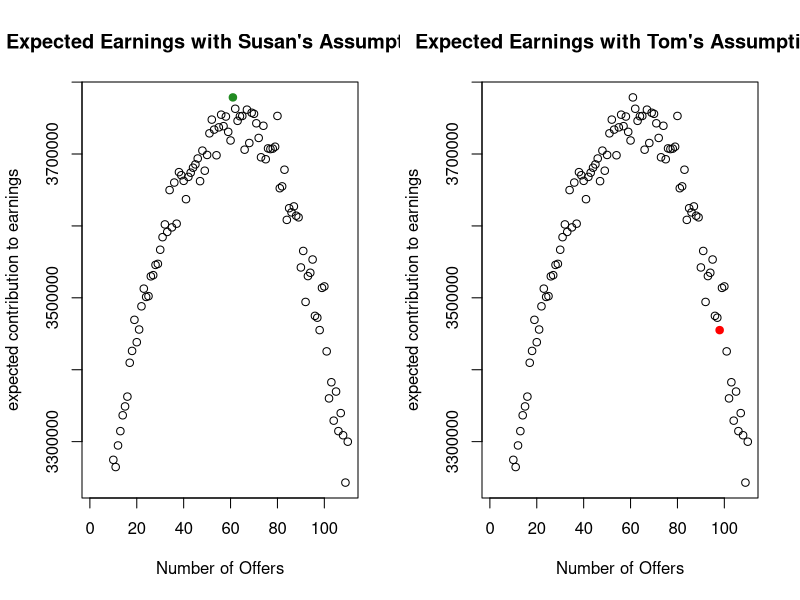
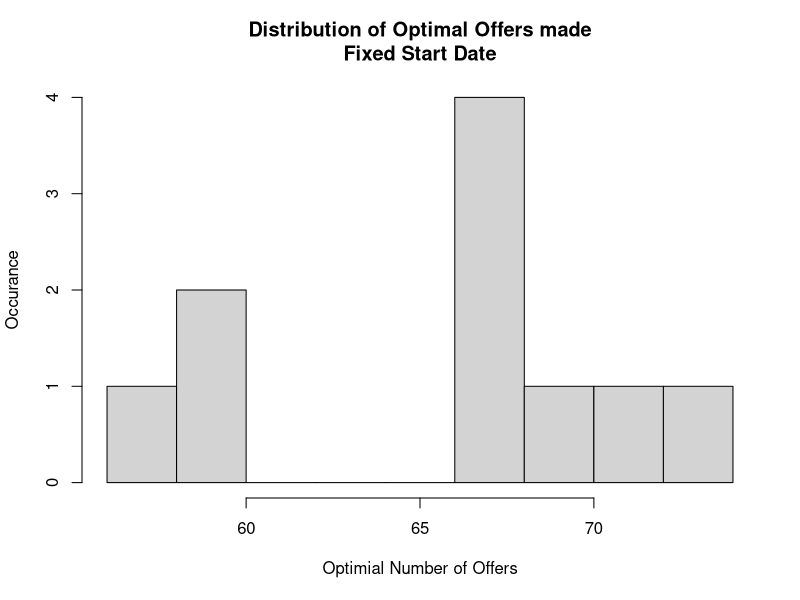
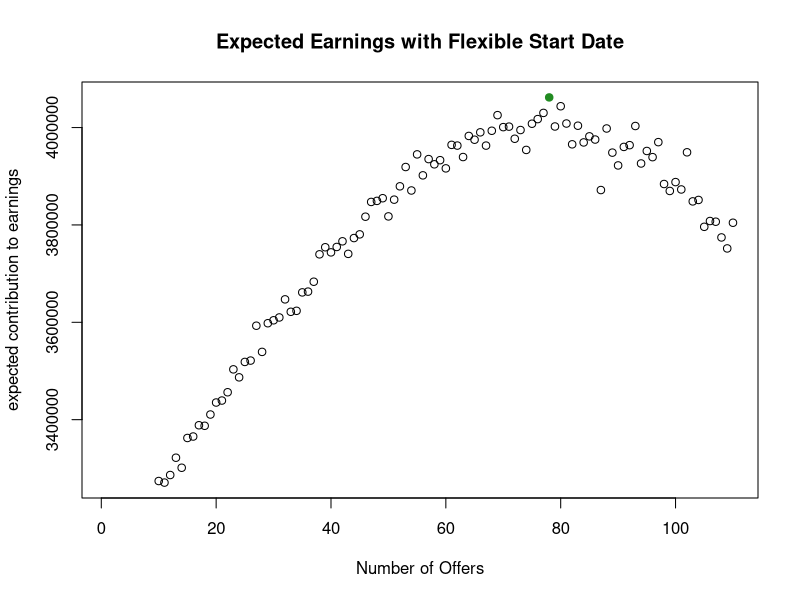
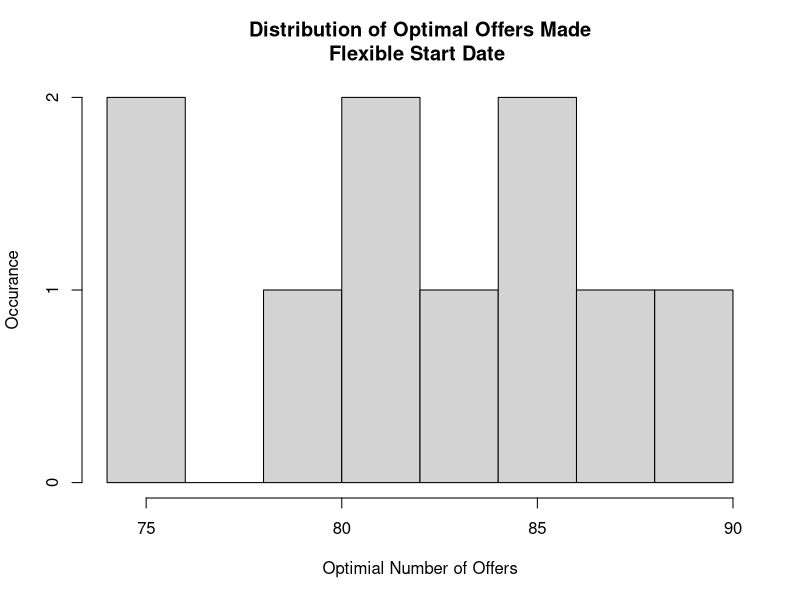
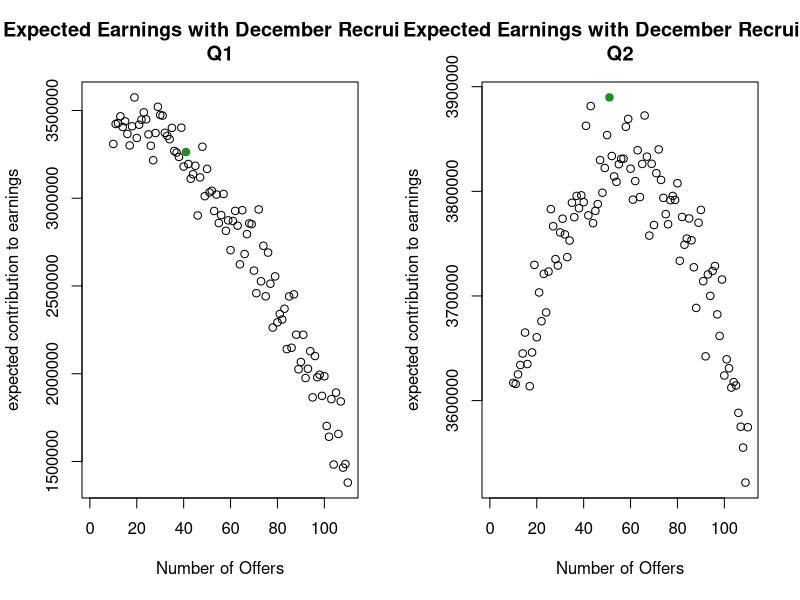

These figures' R source, in order: (Note: this script raises an error after producing the figures.)
#############################################
#### Susan's Model for Fixed Start Date ##### 
#############################################
contributions = function(q){
  offersmade = q
  new_analyst = rbinom(1,offersmade, .7)
  retention = c(runif(1,.90,1),runif(4,.95,1),runif(1,.8,1),runif(3,.9,1),runif(1,.8,1),runif(3,.9,1),runif(2,.95,1))
  new_analyst1 = c(0,0,new_analyst,0,0,0,0,0,0,0,0,0,0,0,0)
  demand_hist = c(105,95,75,70,70,110,105,90,65,80,90,120,105,95,75)
  unexpected = rnorm(1, mean = 0, sd = 0.05)
  noise = rnorm(15, mean = 0, sd = 0.1)
  actual = c()
  for(i in 1:15){
    actual[i] = demand_hist[i]*(1+unexpected)*(1+noise[i])
  }
  analyst_next = c(63)
  for(i in 1:14){
    analyst_next[i+1] = analyst_next[i]*retention[i]+new_analyst1[i]
  }
  short = c()
  for(i in 1:15){
    if (analyst_next[i]-actual[i]<0){
      short[i]=-1*(analyst_next[i]-actual[i])
    }
    else
      short[i]=0
  }
  excess = c()
  for(i in 1:15){
    if(analyst_next[i]-actual[i]>0){
      excess[i] = analyst_next[i]-actual[i]
    }
    else
      excess[i] = 0
  }
  excess_cost=6000
  short_cost=3600
  base_contribution=4000
  earnings=c()
  for(i in 1:15){
    earnings[i] = base_contribution*actual[i]-(short[i]*short_cost+excess[i]*excess_cost)
  }
  sum(earnings)
}



###################################################
#### Optimum Offers Made for Fixed Start Date ##### 
###################################################
earnings_total = c()
bestq = c()
for (i in 10:110){
  etmp <- c()
  for (j in 1:100){
    etmp[j]<-contributions(i)
  }
  earnings_total[i-9] <- mean(etmp)
}
(bestq = which.max(earnings_total)+9)


## Shift earnings_total's index backwards so that it starts from 10
new_earnings_total = c()
for(i in 1:length(earnings_total)){
  new_earnings_total[i+9] = earnings_total[i]
}
par(mfrow=c(1,2))
index = seq(1,110,1)
plot(index, new_earnings_total, col=ifelse(index == bestq,"forestgreen","black"), pch = ifelse(index==bestq,19,1), xlab = 'Number of Offers', ylab = 'expected contribution to earnings',
     main = "Expected Earnings with Susan's Assumption")
plot(index, new_earnings_total, col=ifelse(index == 98,"red","black"), pch = ifelse(index==98,19,1),xlab = 'Number of Offers', ylab = 'expected contribution to earnings',
     main = "Expected Earnings with Tom's Assumption")
diff_earnings = new_earnings_total[bestq]-new_earnings_total[98]
max_fixed_earnings = new_earnings_total[bestq]


## Simulate the best q multiple times so that we could draw a distribution
best_bestq = c()
for (a in 1:10){
  for (i in 10:110){
    etmp <- c()
    for (j in 1:100){
      etmp[j]<-contributions(i)
    }
    earnings_total[i-9] <- mean(etmp)
  }
  bestq = which.max(earnings_total)+9
  best_bestq[a]=bestq
}
par(mfrow=c(1,1))
hist(best_bestq, breaks = 10, main = "Distribution of Optimal Offers made\nFixed Start Date", xlab = "Optimial Number of Offers",
     ylab = "Occurance")



################################################
#### Susan's Model for Flexible Start Date ##### 
################################################
flex = function(q){
  offersmade = q
  new_analyst = rbinom(1,offersmade, .7)
  new_analyst_sep = runif(1,.7,1)*(new_analyst/2)
  retention = c(runif(1,.90,1),runif(4,.95,1),runif(1,.8,1),runif(3,.9,1),runif(1,.8,1),runif(3,.9,1),runif(2,.95,1))
  new_analyst1 = c(0,0,new_analyst/2,0,new_analyst_sep,0,0,0,0,0,0,0,0,0,0)
  demand_hist = c(105,95,75,70,70,110,105,90,65,80,90,120,105,95,75)
  unexpected = rnorm(1, mean = 0, sd = 0.05)
  noise = rnorm(15, mean = 0, sd = 0.1)
  actual = c()
  for(i in 1:15){
    actual[i] = demand_hist[i]*(1+unexpected)*(1+noise[i])
  }
  analyst_next = c(63)
  for(i in 1:14){
    analyst_next[i+1] = analyst_next[i]*retention[i]+new_analyst1[i]
  }
  short = c()
  for(i in 1:15){
    if (analyst_next[i]-actual[i]<0){
      short[i]=-1*(analyst_next[i]-actual[i])
    }
    else
      short[i]=0
  }
  excess = c()
  for(i in 1:15){
    if(analyst_next[i]-actual[i]>0){
      excess[i] = analyst_next[i]-actual[i]
    }
    else
      excess[i] = 0
  }
  excess_cost=6000
  short_cost=3600
  base_contribution=4000
  earnings=c()
  for(i in 1:15){
    earnings[i] = base_contribution*actual[i]-(short[i]*short_cost+excess[i]*excess_cost)
  }
  sum(earnings)
}



######################################################
#### Optimum Offers Made for Flexible Start Date ##### 
######################################################
earnings_total = c()
bestq = c()
for (i in 10:110){
  etmp <- c()
  for (j in 1:100){
    etmp[j]<-flex(i)
  }
  earnings_total[i-9] <- mean(etmp)
}
(bestq = which.max(earnings_total)+9)


new_earnings_total = c()
for(i in 1:length(earnings_total)){
  new_earnings_total[i+9] = earnings_total[i]
}
par(mfrow=c(1,1))
index = seq(1,110,1)
plot(index, new_earnings_total, col=ifelse(index == bestq,"forestgreen","black"), pch = ifelse(index==bestq,19,1), xlab = 'Number of Offers', ylab = 'expected contribution to earnings',
     main = "Expected Earnings with Flexible Start Date")


best_bestq = c()
for (a in 1:10){
  for (i in 10:110){
    etmp <- c()
    for (j in 1:100){
      etmp[j]<-flex(i)
    }
    earnings_total[i-9] <- mean(etmp)
  }
  bestq = which.max(earnings_total)+9
  best_bestq[a]=bestq
}
par(mfrow=c(1,1))
hist(best_bestq, breaks = 10, main = "Distribution of Optimal Offers Made\nFlexible Start Date ", xlab = "Optimial Number of Offers",
     ylab = "Occurance")
max_flex_earning = new_earnings_total[bestq]
(diff_earnings_starts=max_flex_earning - max_fixed_earnings)



#################################################################
#### Susan's Model for Mid-Year Recruiting Fixed Start Date ##### 
#################################################################
mid_fixed = function(q1,q2){
  offersmade_jun = q1
  offersmade_dec = q2
  new_analyst_jun = rbinom(1,offersmade_jun,.7)
  new_analyst_dec = rbinom(1,offersmade_dec,.7)
  retention = c(runif(1,.90,1),runif(4,.95,1),runif(1,.8,1),runif(3,.9,1),runif(1,.8,1),runif(3,.9,1),runif(2,.95,1))
  new_analyst1 = c(0,0,new_analyst_jun,0,0,0,0,0,new_analyst_dec,0,0,0,0,0,0)
  demand_hist = c(105,95,75,70,70,110,105,90,65,80,90,120,105,95,75)
  unexpected = rnorm(1, mean = 0, sd = 0.05)
  noise = rnorm(15, mean = 0, sd = 0.1)
  actual = c()
  for(i in 1:15){
    actual[i] = demand_hist[i]*(1+unexpected)*(1+noise[i])
  }
  analyst_next = c(63)
  for(i in 1:14){
    analyst_next[i+1] = analyst_next[i]*retention[i]+new_analyst1[i]
  }
  short = c()
  for(i in 1:15){
    if (analyst_next[i]-actual[i]<0){
      short[i]=-1*(analyst_next[i]-actual[i])
    }
    else
      short[i]=0
  }
  excess = c()
  for(i in 1:15){
    if(analyst_next[i]-actual[i]>0){
      excess[i] = analyst_next[i]-actual[i]
    }
    else
      excess[i] = 0
  }
  excess_cost=6000
  short_cost=3600
  base_contribution=4000
  dec_cost=22000
  earnings=c()
  for(i in 1:15){
    earnings[i] = base_contribution*actual[i]-(short[i]*short_cost+excess[i]*excess_cost)-dec_cost
  }
  sum(earnings)
}



#######################################################################
#### Optimum Offers Made for December Recruiting Fixed Start Date ##### 
#######################################################################
earnings_total1 = c()
earnings_total2 = c()
bestq1 = c()
bestq2 = c()
for(a in 10:110){
  for (i in 10:110){
    etmp <- c()
    for (j in 1:20){
      etmp[j]<-mid_fixed(i,a)
    }
    earnings_total1[i-9] <- mean(etmp)
  }
  earnings_total2[a-9] = max(earnings_total1)
  bestq1[a] = which.max(earnings_total1)+9
}
(bestq2 = which.max(earnings_total2)+9)
(bestq1 = bestq1[bestq2])


new_earnings_total1 = c()
new_earnings_total2 = c()
for(i in 1:length(earnings_total1)){
  new_earnings_total1[i+9] = earnings_total1[i]
}
for(i in 1:length(earnings_total2)){
  new_earnings_total2[i+9] = earnings_total2[i]
}
par(mfrow=c(1,2))
index = seq(1,110,1)
plot(index, new_earnings_total1, col=ifelse(index == bestq1,"forestgreen","black"), pch = ifelse(index==bestq1,19,1), xlab = 'Number of Offers', ylab = 'expected contribution to earnings',
     main = "Expected Earnings with December Recruiting\nQ1")
plot(index, new_earnings_total2, col=ifelse(index == bestq2,"forestgreen","black"), pch = ifelse(index==bestq2,19,1), xlab = 'Number of Offers', ylab = 'expected contribution to earnings',
     main = "Expected Earnings with December Recruiting\nQ2")


q1 = sample(20:50,100,replace = T)
q2 = sample(45:80,100,replace = T)
for(a in 1:30){
  best_earnings = c()
  for(i in 1:100){
    best_earnings[i] = mid_fixed(q1[i],q2[i])
  }
  location[a]=which.max(best_earnings)
}
par(mfrow=c(1,2))
hist(q1[location], breaks = 15, main = "Distribution of Optimal Offers Made\nDecember Recruiting with Fixed Start Date", xlab = "Optimial Number of Offers",
     ylab = "Occurance")
hist(q2[location], breaks = 15, main = "Distribution of Optimal Offers Made\nDecember Recruiting with Fixed Start Date", xlab = "Optimial Number of Offers",
     ylab = "Occurance")



####################################################################
#### Susan's Model for Mid-Year Recruiting Flexible Start Date ##### 
####################################################################
mid_flex = function(q1,q2){
  offersmade_jun = q1
  offersmade_dec = q2
  new_analyst_jun = rbinom(1,offersmade_jun,.7)
  new_analyst_aug = runif(1,.7,1)*(new_analyst_jun/2)
  new_analyst_dec = rbinom(1,offersmade_dec,.7)
  new_analyst_feb = runif(1,.7,1)*(new_analyst_dec/2)
  retention = c(runif(1,.90,1),runif(4,.95,1),runif(1,.8,1),runif(3,.9,1),runif(1,.8,1),runif(3,.9,1),runif(2,.95,1))
  new_analyst1 = c(0,0,new_analyst_jun/2,0,new_analyst_aug,0,0,0,new_analyst_dec/2,0,new_analyst_feb,0,0,0,0)
  demand_hist = c(105,95,75,70,70,110,105,90,65,80,90,120,105,95,75)
  unexpected = rnorm(1, mean = 0, sd = 0.05)
  noise = rnorm(15, mean = 0, sd = 0.1)
  actual = c()
  for(i in 1:15){
    actual[i] = demand_hist[i]*(1+unexpected)*(1+noise[i])
  }
  analyst_next = c(63)
  for(i in 1:14){
    analyst_next[i+1] = analyst_next[i]*retention[i]+new_analyst1[i]
  }
  short = c()
  for(i in 1:15){
    if (analyst_next[i]-actual[i]<0){
      short[i]=-1*(analyst_next[i]-actual[i])
    }
    else
      short[i]=0
  }
  excess = c()
  for(i in 1:15){
    if(analyst_next[i]-actual[i]>0){
      excess[i] = analyst_next[i]-actual[i]
    }
    else
      excess[i] = 0
  }
  excess_cost=6000
  short_cost=3600
  base_contribution=4000
  dec_cost=22000
  earnings=c()
  for(i in 1:15){
    earnings[i] = base_contribution*actual[i]-(short[i]*short_cost+excess[i]*excess_cost)-dec_cost
  }
  sum(earnings)
}



###########################################################################
#### Optimum Offers Made for December Recruiting Flexiable Start Date ##### 
###########################################################################
earnings_total1 = c()
earnings_total2 = c()
bestq1 = c()
bestq2 = c()
for(a in 10:110){
  for (i in 10:110){
    etmp <- c()
    for (j in 1:20){
      etmp[j]<-mid_flex(i,a)
    }
    earnings_total1[i-9] <- mean(etmp)
  }
  earnings_total2[a-9] = max(earnings_total1)
  bestq1[a] = which.max(earnings_total1)+9
}
(bestq2 = which.max(earnings_total2)+9)
(bestq1 = bestq1[bestq2])


new_earnings_total1 = c()
new_earnings_total2 = c()
for(i in 1:length(earnings_total1)){
  new_earnings_total1[i+9] = earnings_total1[i]
}
for(i in 1:length(earnings_total2)){
  new_earnings_total2[i+9] = earnings_total2[i]
}
par(mfrow=c(1,2))
index = seq(1,110,1)
plot(index, new_earnings_total1, col=ifelse(index == bestq1,"forestgreen","black"), pch = ifelse(index==bestq1,19,1), xlab = 'Number of Offers', ylab = 'expected contribution to earnings',
     main = "Expected Earnings with December Recruiting\nQ1")
plot(index, new_earnings_total2, col=ifelse(index == bestq2,"forestgreen","black"), pch = ifelse(index==bestq2,19,1), xlab = 'Number of Offers', ylab = 'expected contribution to earnings',
     main = "Expected Earnings with December Recruiting\nQ2")


q1 = sample(40:70,100,replace = T)
q2 = sample(60:90,100,replace = T)
location = c()
for(a in 1:30){
  best_earnings = c()
  for(i in 1:100){
    best_earnings[i] = mid_fixed(q1[i],q2[i])
  }
  location[a]=which.max(best_earnings)
}
par(mfrow=c(1,2))
hist(q1[location], breaks = 15, main = "Distribution of Optimal Offers Made\nDecember Recruiting with Flexible Start Date", xlab = "Optimial Number of Offers",
     ylab = "Occurance")
hist(q2[location], breaks = 15, main = "Distribution of Optimal Offers Made\nDecember Recruiting with Fixible Start Date", xlab = "Optimial Number of Offers",
     ylab = "Occurance")